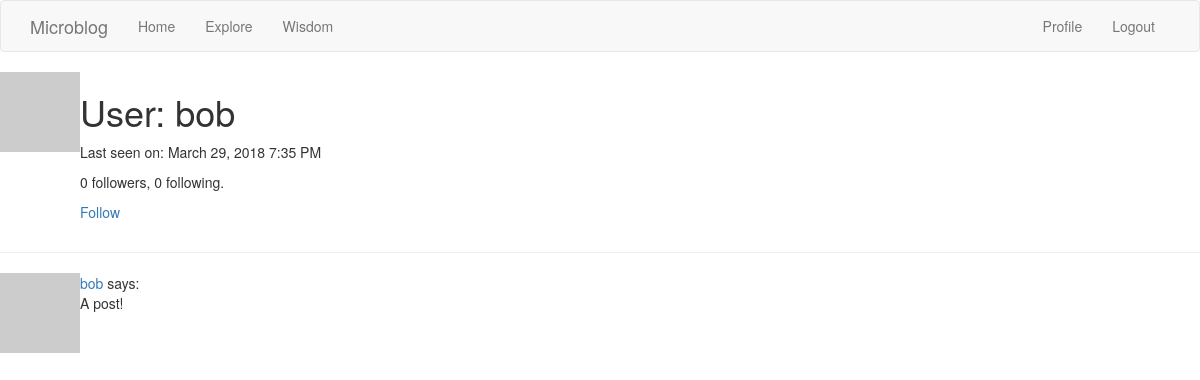
Before: /user/bob (signed in) with the older database file.
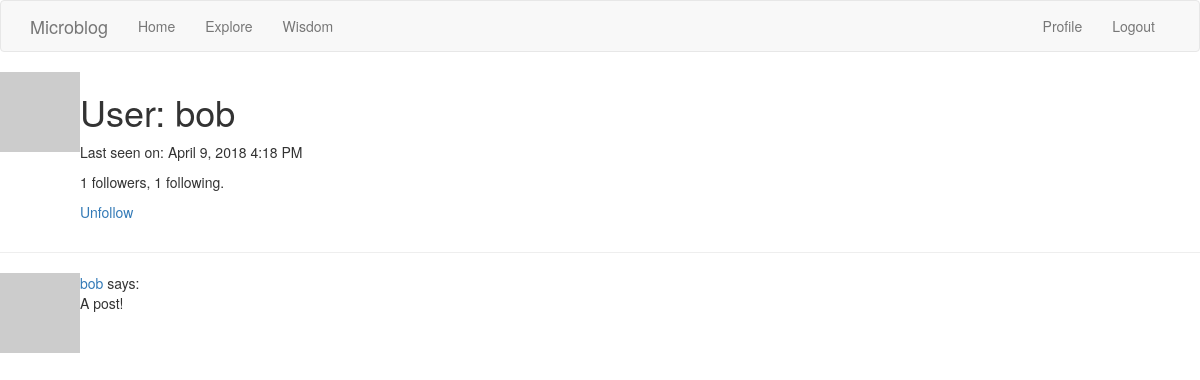
After: the same page with the newer database file.
### app/models.py (models this page shows, shortened)
class User(UserMixin, db.Model):
    id = db.Column(db.Integer, primary_key=True)
    username = db.Column(db.String(64), index=True, unique=True)
    email = db.Column(db.String(120), index=True, unique=True)
    password_hash = db.Column(db.String(128))
    posts = db.relationship('Post', backref='author', lazy='dynamic')
    about_me = db.Column(db.String(140))
    last_seen = db.Column(db.DateTime, default=datetime.utcnow)
    followed = db.relationship(
        'User', secondary=followers,
        primaryjoin=(followers.c.follower_id == id),
        secondaryjoin=(followers.c.followed_id == id),
        backref=db.backref('followers', lazy='dynamic'), lazy='dynamic')
    def avatar(self, size):
        digest = md5(self.email.lower().encode('utf-8')).hexdigest()
        return 'https://www.gravatar.com/avatar/{}?d=identicon&s={}'.format(
            digest, size)
    def is_following(self, user):
        return self.followed.filter(
            followers.c.followed_id == user.id).count() > 0

### app/main/routes.py (the view)
@bp.route('/user/<username>')
@login_required
def user(username):
    user = User.query.filter_by(username=username).first_or_404()
    page = request.args.get('page', 1, type=int)
    posts = user.posts.order_by(Post.timestamp.desc()).paginate(
        page, current_app.config['POSTS_PER_PAGE'], False)
    next_url = url_for('main.user', username=user.username, page=posts.next_num) \
        if posts.has_next else None
    prev_url = url_for('main.user', username=user.username, page=posts.prev_num) \
        if posts.has_prev else None
    return render_template('user.html', user=user, posts=posts.items,
                           next_url=next_url, prev_url=prev_url)

### app/main/routes.py (called while the page is built)
@bp.before_request
def before_request():
    if current_user.is_authenticated:
        current_user.last_seen = datetime.utcnow()
        db.session.commit()

### app/models.py (called while the page is built)
@login.user_loader
def load_user(id):
    return User.query.get(int(id))

### app/templates/user.html (shortened to what this page needs)
{% extends "base.html" %}
{% block content %}
    <table>
        <tr valign="top">
            <td><img src="{{ user.avatar(128) }}"></td>
            <td>
                <h1>User: {{ user.username }}</h1>
                {% if user.last_seen %}<p>Last seen on: {{ moment(user.last_seen).format('LLL') }}</p>{% endif %}
                <p>{{ user.followers.count() }} followers, {{ user.followed.count() }} following.</p>
                {% if user == current_user %}
                <p><a href="{{ url_for('main.edit_profile') }}">Edit your profile</a></p>
                {% elif not current_user.is_following(user) %}
                <p><a href="{{ url_for('main.follow', username=user.username) }}">Follow</a></p>
                {% else %}
                <p><a href="{{ url_for('main.unfollow', username=user.username) }}">Unfollow</a></p>
                {% endif %}
            </td>
        </tr>
    </table>
    <hr>
{% for post in posts %}
    {% include '_post.html' %}
{% endfor %}
{% endblock %}

Changed rows visible on the page:
changed User "bob": last_seen "March 29, 2018 7:35 PM" → "April 9, 2018 4:18 PM"
Other visible differences:
{{ user.followers.count() }}: "0" → "1"
{{ user.followed.count() }}: "0" → "1"
text no longer shown: "Follow"
text now shown: "Unfollow"
